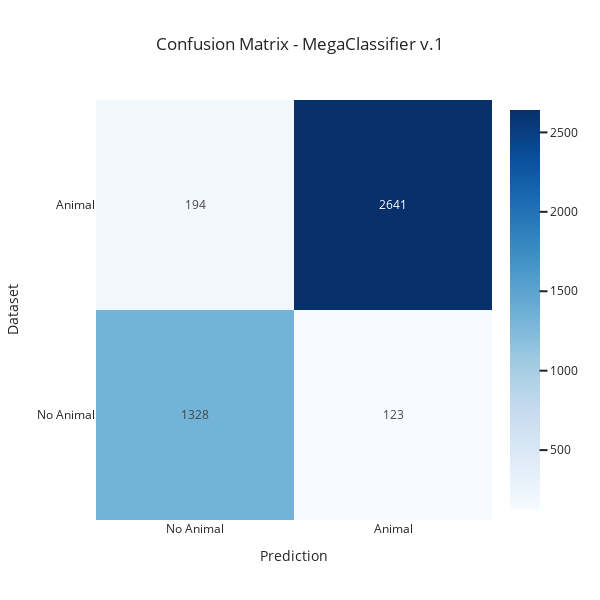

Notebook cell for this chart:
### Code cell
import plotly.graph_objects as go
from sklearn.metrics import confusion_matrix

# Obtener las clases predichas a partir de las probabilidades
y_pred_class = (y_pred_prob > 0.5).astype(int)  # Para clasificación binaria

# Calcular la matriz de confusión
conf_matrix = confusion_matrix(y_true, y_pred_class)

# Crear etiquetas con los números
conf_matrix_text = [[str(value) for value in row] for row in conf_matrix]

# Crear el heatmap con Plotly
fig = go.Figure(
    data=go.Heatmap(
        z=conf_matrix,
        x=["No Animal", "Animal"],  # Predicted labels
        y=["No Animal", "Animal"],  # Actual labels
        text=conf_matrix_text,  # Añadir los valores como texto
        texttemplate="%{text}",  # Mostrar los valores en las celdas
        colorscale="Blues",
        showscale=True,
    )
)

# Configurar diseño
fig.update_layout(
    title=f"Confusion Matrix - {model_name} {version}",
    xaxis_title="Prediction",
    yaxis_title="Dataset",
    xaxis=dict(tickmode="array", tickvals=[0, 1], ticktext=["No Animal", "Animal"]),
    yaxis=dict(tickmode="array", tickvals=[0, 1], ticktext=["No Animal", "Animal"]),
    template="seaborn",
    width=600,
    height=600,
)

# Mostrar la figura
fig.show()
fig.write_image(f"./reports/figures/confusion_matrix/{complete_name[:-2]}_test.png")

### Figure 1 — Plotly figure (JSON) as saved in the notebook; plotly's stock layout.template omitted (floating-point values rounded to 4 significant figures)
{"data": [{"colorscale": [[0, "rgb(247,251,255)"], [0.125, "rgb(222,235,247)"], [0.25, "rgb(198,219,239)"], [0.375, "rgb(158,202,225)"], [0.5, "rgb(107,174,214)"], [0.625, "rgb(66,146,198)"], [0.75, "rgb(33,113,181)"], [0.875, "rgb(8,81,156)"], [1, "rgb(8,48,107)"]], "showscale": true, "text": [["1328", "123"], ["194", "2641"]], "texttemplate": "%{text}", "type": "heatmap", "x": ["No Animal", "Animal"], "y": ["No Animal", "Animal"], "z": [[1328, 123], [194, 2641]]}], "layout": {"height": 600, "title": {"text": "Confusion Matrix - MegaClassifier v.1"}, "width": 600, "xaxis": {"tickmode": "array", "ticktext": ["No Animal", "Animal"], "tickvals": [0, 1], "title": {"text": "Prediction"}}, "yaxis": {"tickmode": "array", "ticktext": ["No Animal", "Animal"], "tickvals": [0, 1], "title": {"text": "Dataset"}}}}
